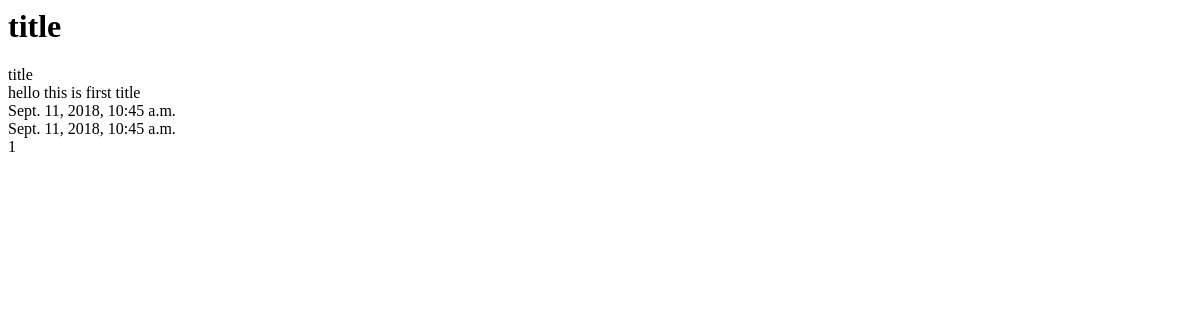
Page /posts/1/ on the earlier database version.
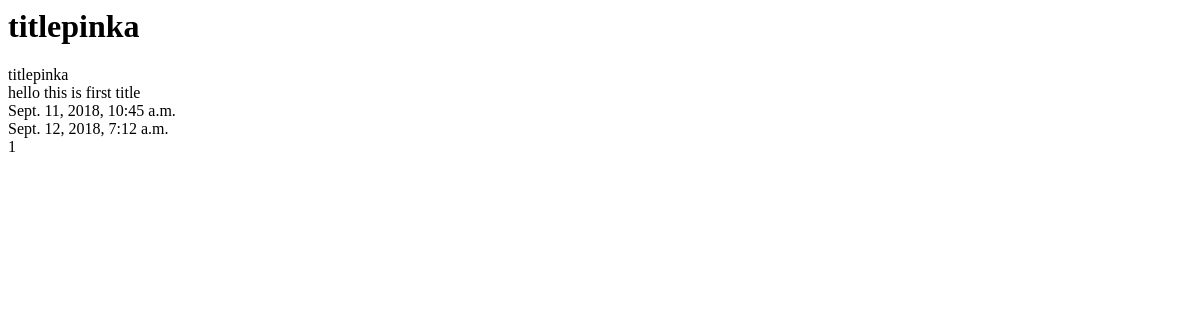
Same page on the later database version.
### posts/models.py (models this page shows, shortened)
class Post(models.Model):
	title = models.CharField(max_length=120)
	content = models.TextField()
	updated = models.DateTimeField(auto_now=True, auto_now_add=False)
	timestamp = models.DateTimeField(auto_now=False, auto_now_add=True)

### posts/views.py (the view)
# urls.py: url('^(?P<id>\d+)/$', post_view.post_detail,name='detail'),
def post_detail(request, id=None): #retrieve
	instance=get_object_or_404(Post, id=id)
	context={"title":instance.title,
	"instance":instance,}
	return render(request,"post_detail.html",context)

### templates/post_detail.html
<html>
<body>
	<h1>{{ title }}</h1>
	{{instance.title}}</br>
	{{instance.content}}</br>
	{{instance.timestamp}}</br>
	{{instance.updated}}</br>
	{{instance.id}}</br>
</body>
</html>

Differences in the rows shown:
changed Post "hello this is first title": title "title" → "titlepinka"; updated "Sept. 11, 2018, 10:45 a.m." → "Sept. 12, 2018, 7:12 a.m."
